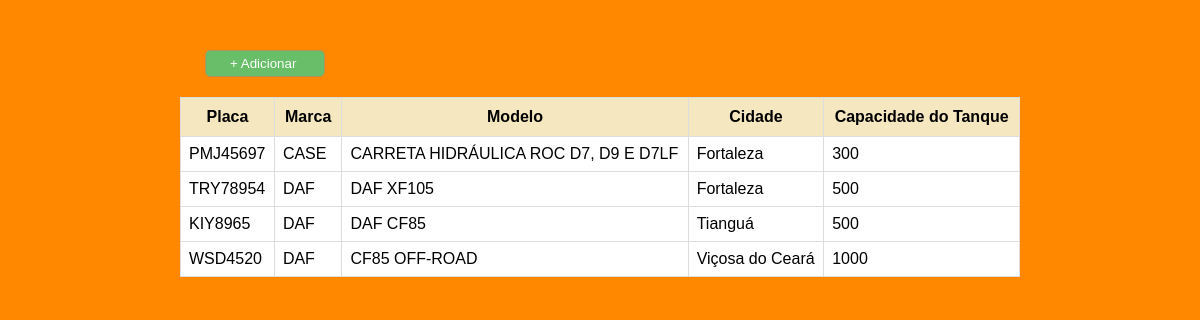
/relC.php, run on an earlier commit of the app's database.
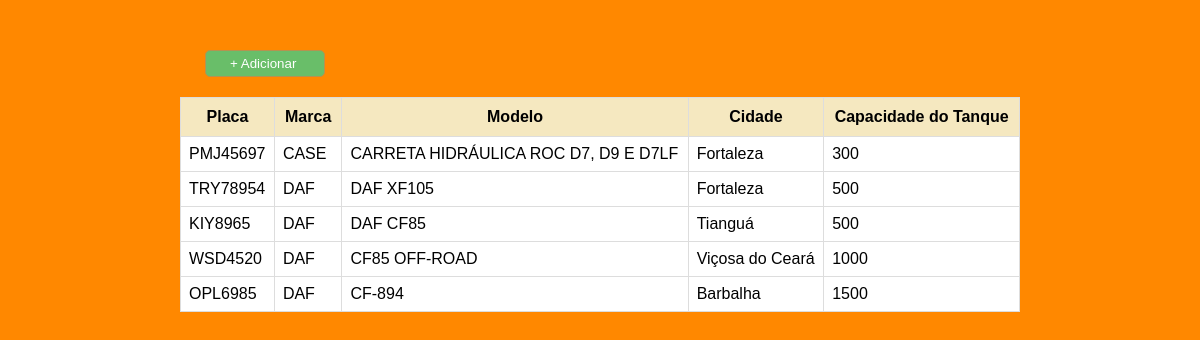
And on a later commit of the database.
### tables this page shows
CREATE TABLE IF NOT EXISTS `cadastro` (
  `placa` varchar(11) NOT NULL,
  `marca` varchar(250) NOT NULL,
  `modelo` varchar(250) NOT NULL,
  `localizacao` varchar(250) NOT NULL,
  `capacidade` float NOT NULL,
  PRIMARY KEY (`placa`)
);

### relC.php (the view, shortened to what this page needs)
<!DOCTYPE html>
<html>
<head>
    <link rel="stylesheet" href="style\relC.css">
</head>
<body>
<a href="cadastroC.php"><input class = "bnt" type="submit" value="+ Adicionar "></a>
<?php
        require_once "db\conect.php";
        $sql = "SELECT * FROM cadastro";
        if($result = mysqli_query($link,$sql)){
            if(mysqli_num_rows($result)>0){
                echo "<div>";
                echo "<table>";
                    echo "<tr>";
                    echo "<th>Placa</th>";
                    echo "<th>Marca</th>";
                    echo "<th>Modelo</th>";
                    echo "<th>Cidade</th>";
                    echo "<th>Capacidade do Tanque</th>";
                    echo "</tr>";
            while($row = mysqli_fetch_array($result)){
                echo "<tr>";
                    echo "<td>" . $row['placa'] . "</td>";
                    echo "<td>" . $row['marca'] . "</td>";
                    echo "<td>" . $row['modelo'] . "</td>";
                    echo "<td>" . $row['localizacao'] . "</td>";
                    echo "<td>" . $row['capacidade'] . "</td>";
            }    echo "</tr>";
            echo "</table>";
            echo "</div>";
            } else{
                echo "Nenhum registro correspondente à sua consulta foi encontrado.";
            }
        } else{
            echo "ERROR: Could not able to execute $sql. " ;
        };
?>

What changed in the data, as far as the page shows it:
added cadastro: placa "OPL6985", marca "DAF", modelo "CF-894", localizacao "Barbalha", capacidade "1500"
